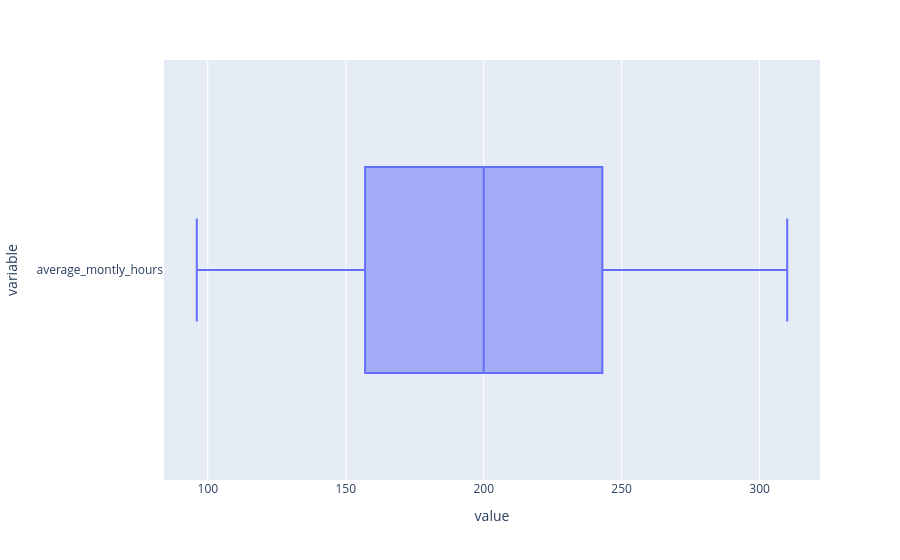

Notebook code for this chart:
### Code cell
px.box(df, x = ['average_montly_hours'])

### Figure 1 — Plotly figure (JSON) as saved in the notebook; plotly's stock layout.template omitted (floating-point values rounded to 4 significant figures; data arrays with more than 128 entries replaced by an {"elided": "..."} marker saying what was removed)
{"data": [{"alignmentgroup": "True", "hovertemplate": "value=%{x}<br>variable=%{y}<extra></extra>", "legendgroup": "", "marker": {"color": "#636efa"}, "name": "", "notched": false, "offsetgroup": "", "orientation": "h", "showlegend": false, "type": "box", "x": {"elided": "11991 int values"}, "x0": " ", "xaxis": "x", "y": {"elided": "11991 str values"}, "y0": " ", "yaxis": "y"}], "layout": {"boxmode": "group", "legend": {"tracegroupgap": 0}, "margin": {"t": 60}, "xaxis": {"anchor": "y", "domain": [0, 1], "title": {"text": "value"}}, "yaxis": {"anchor": "x", "domain": [0, 1], "title": {"text": "variable"}}}}
